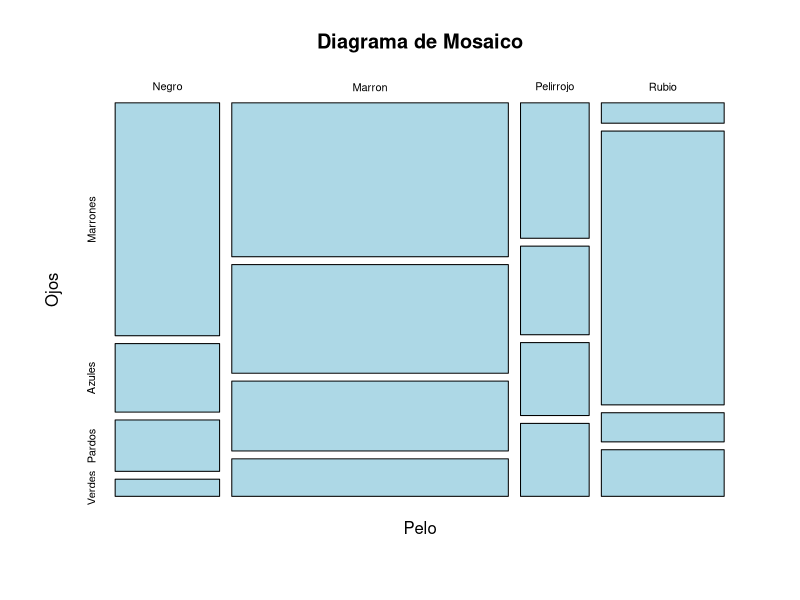
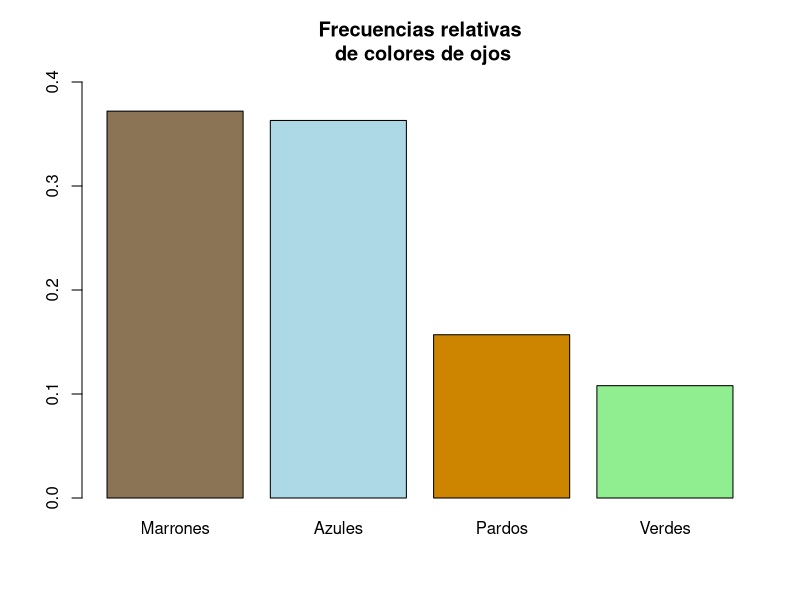
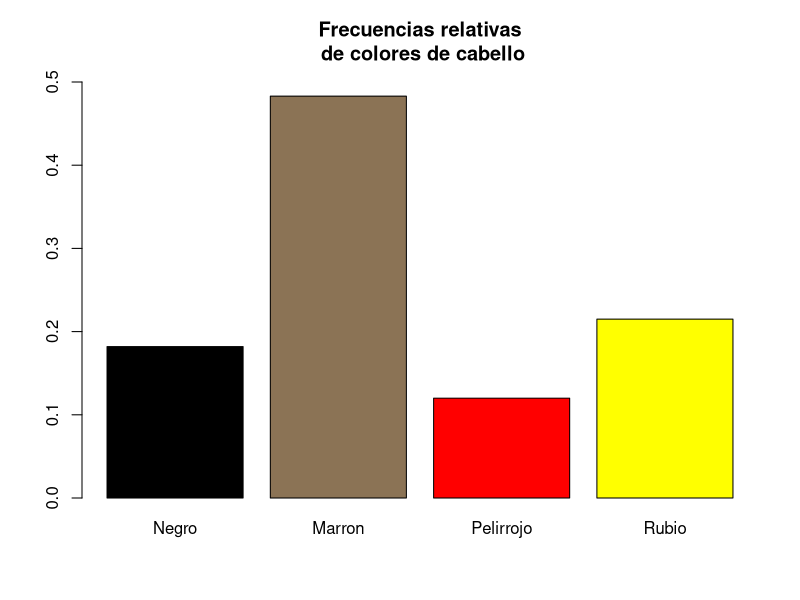
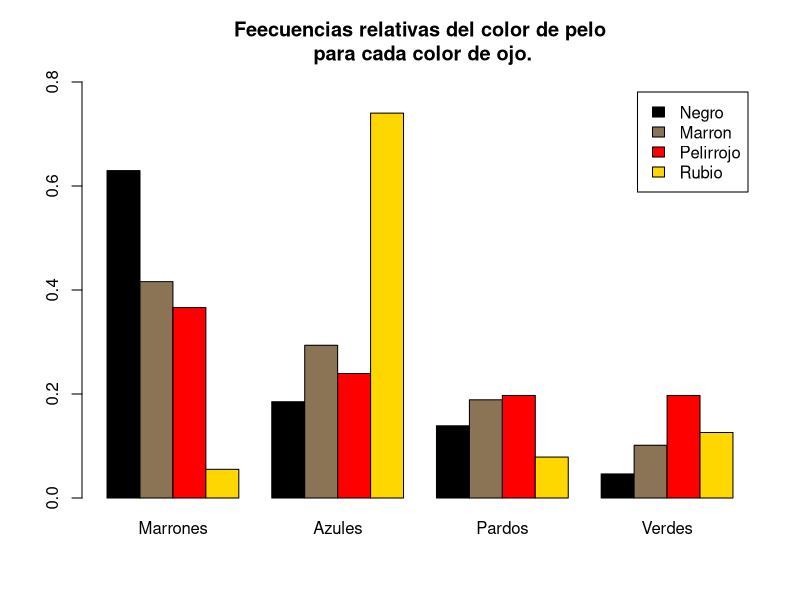
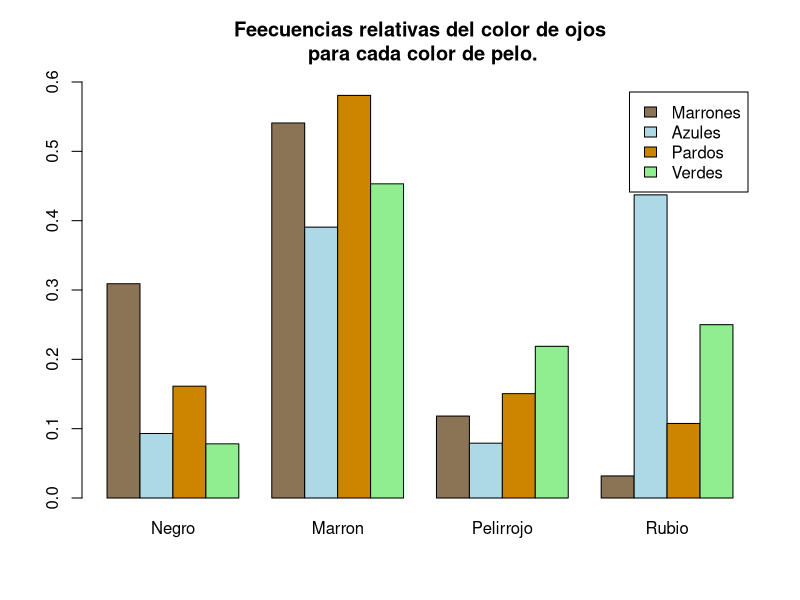

R code for these plots, in order:
## ---- chunk 1
ftable(HairEyeColor)
male <- HairEyeColor[, ,"Male"]
female <- HairEyeColor[, ,"Female"]
data <- as.table(male+female)
data
## ---- chunk 2
dimnames(data) = list(
  Pelo = c("Negro", "Marron", "Pelirrojo", "Rubio"),
  Ojos = c("Marrones", "Azules", "Pardos", "Verdes")
)
data
## ---- chunk 3
plot(data, col = c("lightblue"), main = "Diagrama de Mosaico")
## ---- chunk 4
sum(data)
## ---- chunk 5
colSums(data) # Absoluta 
rowSums(data) # Absoluta
round(prop.table(colSums(data)),3) # Relativa
round(prop.table(rowSums(data)),3) # Relativa
## ---- chunk 6
barplot(round(prop.table(colSums(data)),3), ylim = c(0, 0.4),
        col = c("burlywood4", "lightblue","orange3","lightgreen"), 
        main = "Frecuencias relativas\n de colores de ojos"
        )
barplot(round(prop.table(rowSums(data)),3), ylim = c(0, 0.5),
        col = c("black", "burlywood4","red","yellow"), 
        main = "Frecuencias relativas\n de colores de cabello"
        )
## ---- chunk 7
round(prop.table(data), 3)
round(prop.table(data, margin = 1), 3) # Porcentaje de color cabello en cada tipo de ojo
round(prop.table(data, margin = 2), 3) # Porcentaje de color ojo en cada tipo de pelo
## ---- chunk 8
barplot(prop.table(data, margin = 1), beside = TRUE,
        legend.text = TRUE, ylim = c(0, 0.8),
        col = c("black", "burlywood4", "red", "gold"),
        main = "Feecuencias relativas del color de pelo\n para cada color de ojo."
        )

barplot(t(prop.table(data, margin = 2)), beside = TRUE,
        legend.text = TRUE, ylim = c(0, 0.6),
        col = c("burlywood4", "lightblue","orange3","lightgreen"),
        main = "Feecuencias relativas del color de ojos\n para cada color de pelo."
        )
# Hay que hacer la traspuesta porque sino sale girada al ser la 2 respecto de la 1
